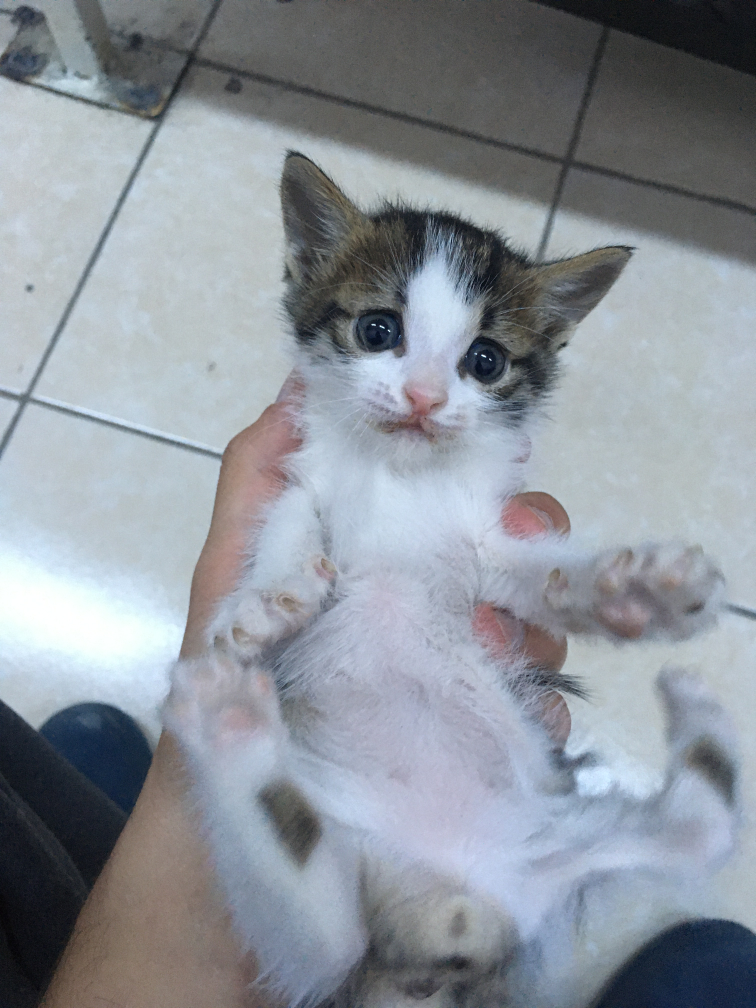
#> input picture IMG_0481.JPG, 3024 x 4032 px (shown at 1/4 size)
$ python Ders4.py
#> lines starting #> are read from the running program, lines starting #| are printed output that depends on the picture

# -*- coding: utf-8 -*-
"""
Created on Tue Sep 13 16:13:02 2022

@author: furka
"""

import cv2 as cv

img = cv.imread("IMG_0481.JPG")
#> img is the input picture: shape (4032, 3024, 3); mean B, G, R 154.1, 146.1, 139.7
img = cv.resize(img,(600,700))
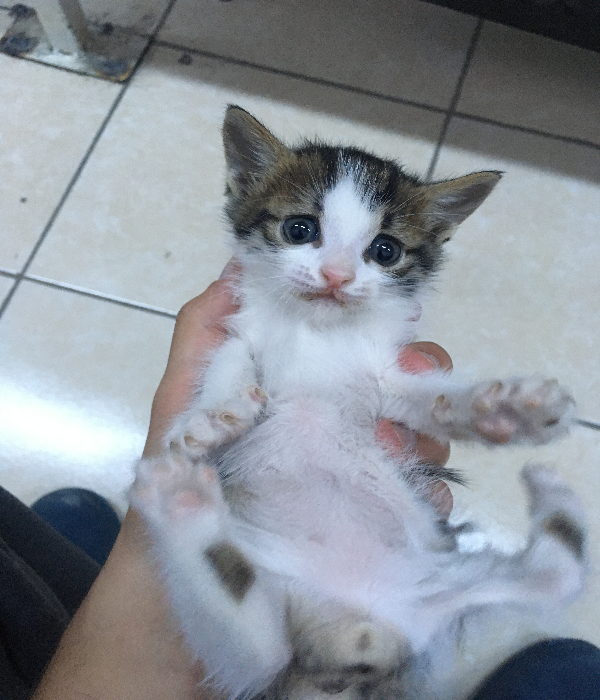
#> img: shape (700, 600, 3); mean B, G, R 154, 146, 139.6

kesit = img[100:350,200:500] #100den350 y parametresi// 200 den 500 x parametresi
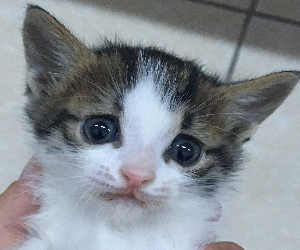
#> kesit: shape (250, 300, 3); mean B, G, R 146.5, 140.4, 134.3
kesit[:,:,1]=25 #opsiyonel olarak filtre uyguladım
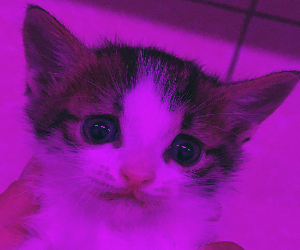
#> kesit: shape (250, 300, 3); mean B, G, R 146.5, 25, 134.3

img[0:250,0:300] = kesit #kesit içindeki resmi, sol tarafta belirtilen 100-100 lük alana koyuyoruz
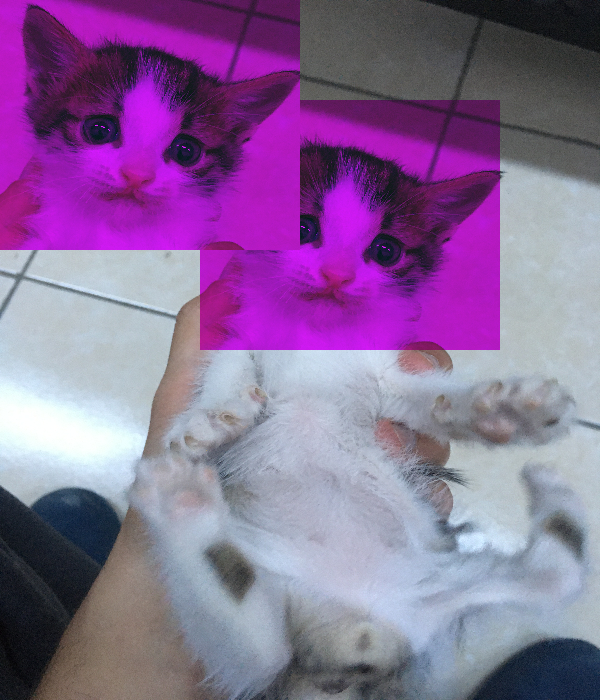
#> img: shape (700, 600, 3); mean B, G, R 152.6, 106.4, 137.8
"""BURADA DİKKAT ETMEN GEREKEN BİR UNSUR VAR. KESİTİ KAÇA KAÇLIK ALDIYSAN RESİMDE YAPIŞTIRACAĞIN ALAN DA
O BOYUTTA OLMALI"""

cv.imshow("img",img)
# cv.imshow("kesit",kesit)

cv.waitKey(0)
cv.destroyAllWindows()

$ run again, with gurultulu_resim.JPG copied over IMG_0481.JPG
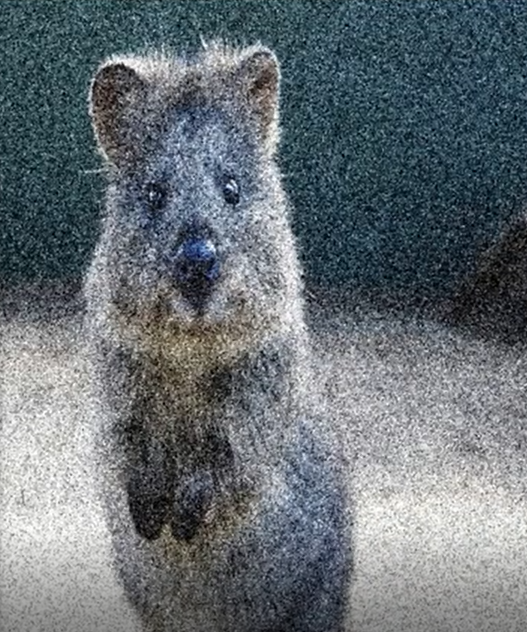
#> input picture gurultulu_resim.JPG, 527 x 632 px
#> img is the input picture: shape (632, 527, 3); mean B, G, R 117.9, 112.5, 104.1
#> `kesit[:,:,1]=25`:
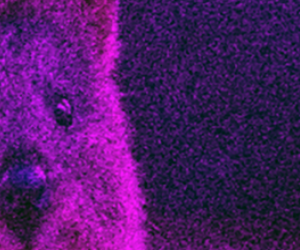
#> kesit: shape (250, 300, 3); mean B, G, R 105.1, 25, 78.9
#> `img[0:250,0:300] = kesit`:
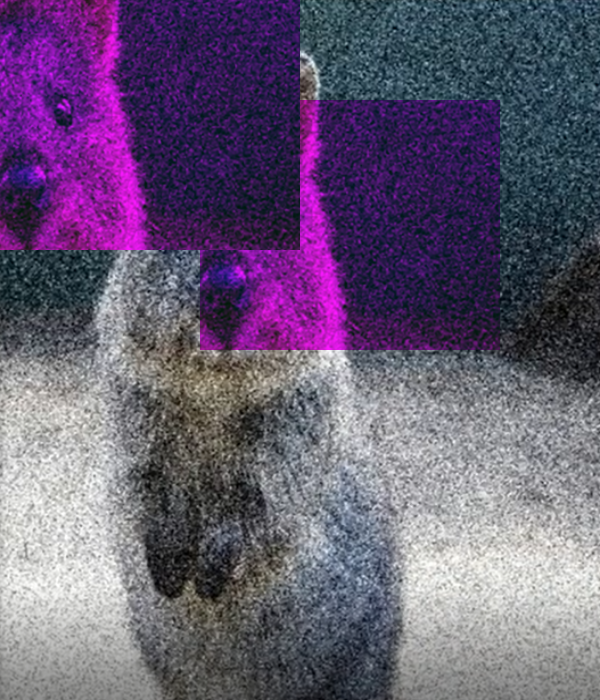
#> img: shape (700, 600, 3); mean B, G, R 117.7, 90.8, 103.6
